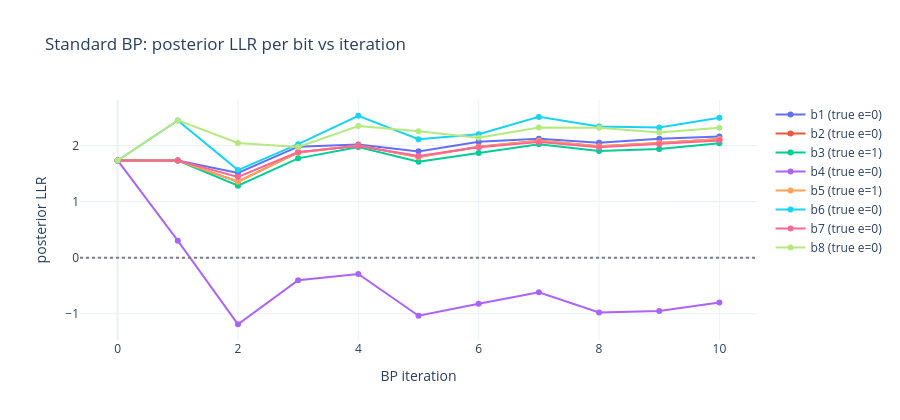

Notebook cell for this chart:
### Markdown cell above
## 5. Iterative belief propagation (sum-product)

Two types of messages flow along the Tanner-graph edges:

- **variable-to-check** $\mu_{i\to a}^{(t)}$: bit $i$ tells check $a$ its current LLR, *excluding* what $a$ told it last round.
$$ \mu_{i\to a}^{(t)} = \mathrm{LLR}_i + \sum_{b \in N(i)\setminus a} \mu_{b\to i}^{(t-1)}. $$
- **check-to-variable** $\mu_{a\to i}^{(t)}$: check $a$ summarizes evidence from its other bits using a non-linear sum-product fusion. With $s_a \in \{0,1\}$ the syndrome bit at check $a$:
$$ \mu_{a\to i}^{(t)} = (-1)^{s_a}\, 2\,\mathrm{atanh}\Big( \prod_{j \in N(a)\setminus i} \tanh(\mu_{j\to a}^{(t)} / 2) \Big). $$

The posterior LLR at iteration $t$ is the sum at each bit of the channel LLR plus *all* incoming check messages. After $T$ rounds, the hard decision is $\hat e_i = \mathbb{1}[\text{LLR}^{(T)}_i < 0]$.

Below we run the package's standard BP implementation on one error sample and watch the posterior LLRs evolve. Each line is one bit; positive = "believe this bit is unflipped," negative = "believe it is flipped."

### Code cell
# Pick one challenging sample: weight-2 error with a non-trivial syndrome.
error_one = np.array([0, 0, 1, 0, 1, 0, 0, 0], dtype=np.int64)
syndrome_one = (H @ error_one) % 2
assert syndrome_one.any(), "syndrome is all-zero -> error lies in the codeword space"
print("error   :", error_one)
print("syndrome:", syndrome_one)

# Run BP one iteration at a time so we can trace the LLRs.
llrs_history = [np.full(n_bits, initial_llr, dtype=np.float64)]
for n_iter in range(1, 11):
    final_llrs, _ = run_bp(
        H, soft_constraint_start=n_checks + 1,
        syndrome=syndrome_one,
        initial_llrs=np.full(n_bits, initial_llr, dtype=np.float64),
        max_iterations=n_iter,
    )
    llrs_history.append(final_llrs.copy())

history = np.stack(llrs_history)  # (iters+1, n_bits)
fig = go.Figure()
for i in range(n_bits):
    fig.add_trace(go.Scatter(y=history[:, i], mode="lines+markers",
                             name=f"b{i+1} (true e={error_one[i]})"))
fig.add_hline(y=0, line_dash="dot", line_color="gray")
fig.update_layout(title="Standard BP: posterior LLR per bit vs iteration",
                  xaxis_title="BP iteration", yaxis_title="posterior LLR",
                  height=420)
fig

### Figure 1 — Plotly figure (JSON) as saved in the notebook; plotly's stock layout.template omitted (floating-point values rounded to 4 significant figures)
{"data": [{"mode": "lines+markers", "name": "b1 (true e=0)", "type": "scatter", "y": [1.735, 1.735, 1.513, 1.98, 2.019, 1.897, 2.069, 2.12, 2.052, 2.121, 2.162]}, {"mode": "lines+markers", "name": "b2 (true e=0)", "type": "scatter", "y": [1.735, 1.735, 1.355, 1.878, 2.0, 1.798, 1.978, 2.085, 1.986, 2.044, 2.119]}, {"mode": "lines+markers", "name": "b3 (true e=1)", "type": "scatter", "y": [1.735, 1.735, 1.285, 1.772, 1.973, 1.713, 1.869, 2.026, 1.902, 1.941, 2.041]}, {"mode": "lines+markers", "name": "b4 (true e=0)", "type": "scatter", "y": [1.735, 0.3046, -1.187, -0.4015, -0.2914, -1.035, -0.8211, -0.6178, -0.9777, -0.9511, -0.8004]}, {"mode": "lines+markers", "name": "b5 (true e=1)", "type": "scatter", "y": [1.735, 1.735, 1.355, 1.878, 2.0, 1.798, 1.978, 2.085, 1.986, 2.044, 2.119]}, {"mode": "lines+markers", "name": "b6 (true e=0)", "type": "scatter", "y": [1.735, 2.45, 1.563, 2.025, 2.532, 2.115, 2.202, 2.512, 2.341, 2.324, 2.498]}, {"mode": "lines+markers", "name": "b7 (true e=0)", "type": "scatter", "y": [1.735, 1.735, 1.442, 1.886, 1.993, 1.814, 1.97, 2.064, 1.971, 2.025, 2.089]}, {"mode": "lines+markers", "name": "b8 (true e=0)", "type": "scatter", "y": [1.735, 2.45, 2.046, 1.976, 2.349, 2.257, 2.139, 2.321, 2.318, 2.235, 2.316]}], "layout": {"height": 420, "shapes": [{"line": {"color": "gray", "dash": "dot"}, "type": "line", "x0": 0, "x1": 1, "xref": "x domain", "y0": 0, "y1": 0, "yref": "y"}], "title": {"text": "Standard BP: posterior LLR per bit vs iteration"}, "xaxis": {"title": {"text": "BP iteration"}}, "yaxis": {"title": {"text": "posterior LLR"}}}}
